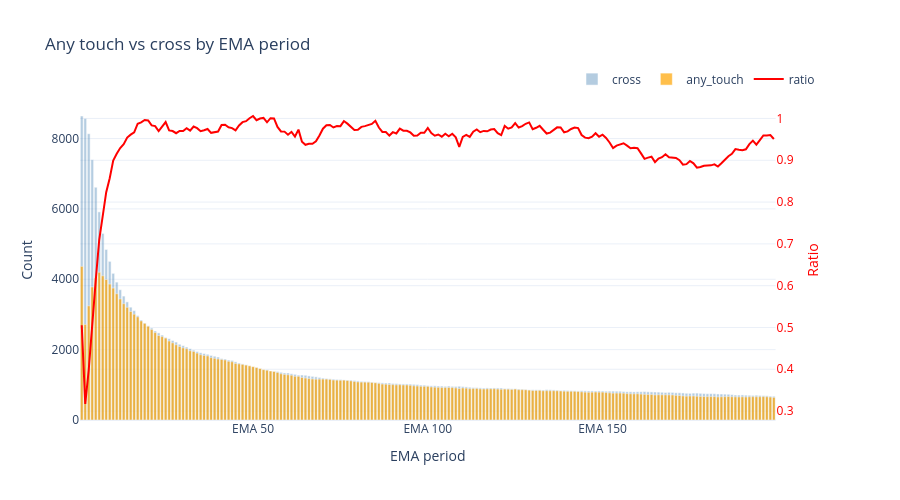

This figure's notebook cell:
### Markdown cell above
__Any touch vs cross by EMA period.__

### Code cell
ratio = result["any_touch"] / result["cross"].replace(0, np.nan)

fig = make_subplots(specs=[[{"secondary_y": True}]])

fig.add_trace(
    go.Bar(x=result["ema"], y=result["cross"], name="cross",
           marker_color="steelblue", opacity=0.4),
    secondary_y=False,
)
fig.add_trace(
    go.Bar(x=result["ema"], y=result["any_touch"], name="any_touch",
           marker_color="orange", opacity=0.7),
    secondary_y=False,
)
fig.add_trace(
    go.Scatter(x=result["ema"], y=ratio, name="ratio",
               mode="lines", line=dict(color="red", width=2),
               hovertemplate="%{y:.3f}"),
    secondary_y=True,
)

fig.update_layout(
    title="Any touch vs cross by EMA period",
    barmode="overlay",
    template="plotly_white",
    height=500,
    hovermode="x unified",
    hoverlabel=dict(namelength=-1),
    legend=dict(orientation="h", yanchor="bottom", y=1.02, xanchor="right", x=1),
)
fig.update_xaxes(title_text="EMA period", tickprefix="EMA ")
fig.update_yaxes(title_text="Count", secondary_y=False)
fig.update_yaxes(title_text="Ratio", secondary_y=True, color="red")

fig.show()

### Figure 1 — Plotly figure (JSON) as saved in the notebook; plotly's stock layout.template omitted (floating-point values rounded to 4 significant figures; data arrays with more than 128 entries replaced by an {"elided": "..."} marker saying what was removed)
{"data": [{"marker": {"color": "steelblue"}, "name": "cross", "opacity": 0.4, "type": "bar", "x": {"elided": "199 int values"}, "xaxis": "x", "y": {"elided": "199 int values"}, "yaxis": "y"}, {"marker": {"color": "orange"}, "name": "any_touch", "opacity": 0.7, "type": "bar", "x": {"elided": "199 int values"}, "xaxis": "x", "y": {"elided": "199 int values"}, "yaxis": "y"}, {"hovertemplate": "%{y:.3f}", "line": {"color": "red", "width": 2}, "mode": "lines", "name": "ratio", "type": "scatter", "x": {"elided": "199 int values"}, "xaxis": "x", "y": {"elided": "199 float values"}, "yaxis": "y2"}], "layout": {"barmode": "overlay", "height": 500, "hoverlabel": {"namelength": -1}, "hovermode": "x unified", "legend": {"orientation": "h", "x": 1, "xanchor": "right", "y": 1.02, "yanchor": "bottom"}, "title": {"text": "Any touch vs cross by EMA period"}, "xaxis": {"anchor": "y", "domain": [0, 0.94], "tickprefix": "EMA ", "title": {"text": "EMA period"}}, "yaxis": {"anchor": "x", "domain": [0, 1], "title": {"text": "Count"}}, "yaxis2": {"anchor": "x", "color": "red", "overlaying": "y", "side": "right", "title": {"text": "Ratio"}}}}
